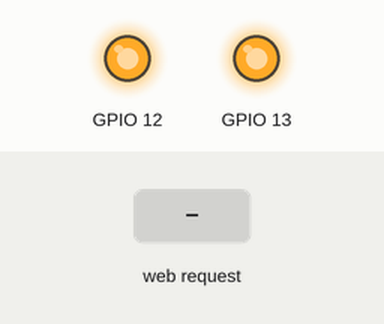
Bench run of a sketch on a simulated ESP8266 (NodeMCU). Shown: output pins drawn as LEDs (lit = HIGH). The test bench sets the inputs (shaded band). WiFi joins after 1.5 s; servers stay silent unless stated; what the sketch prints to the serial monitor is not drawn.

Above: at 2.7 s.
2.8 s: HTTP request GET /LED1_L received
At 4.0 s:
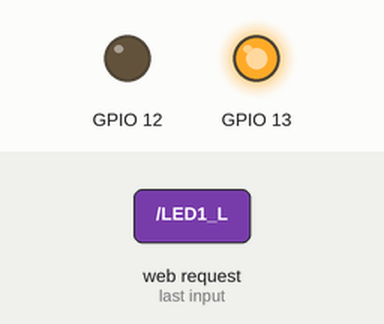
4.3 s: HTTP request GET /LED2_L received
At 5.1 s:
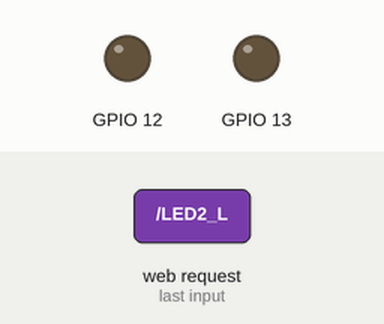
5.8 s: HTTP request GET /LED1_H received
At 6.3 s:
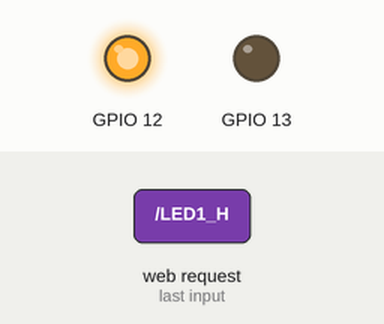
7.3 s: HTTP request GET /LED2_H received
At 8.6 s:
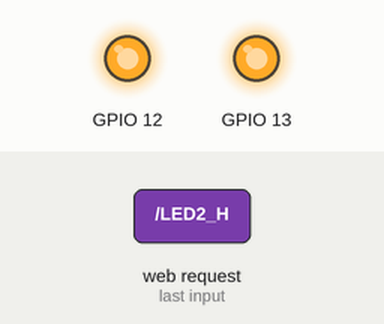
Timing chart, 0 to 9.8 s (numbered marks = the images above; inputs shaded):
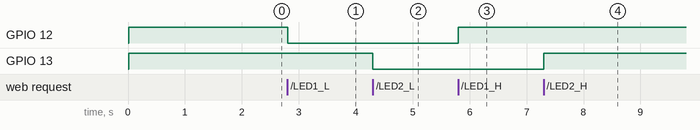

Measured:
- after the input at 2.8 s, GPIO 12: HIGH → LOW at once
- after the input at 4.3 s, GPIO 13: HIGH → LOW at once
- after the input at 5.8 s, GPIO 12: LOW → HIGH at once
- after the input at 7.3 s, GPIO 13: LOW → HIGH at once

The sketch:

20191202.ino
```cpp
#include <ESP8266WiFi.h>
const char* ssid ="Android  Loli";
const char* password ="05130212";

WiFiServer server(80);


void setup() {
  Serial.begin(115200);
  delay(10);

  pinMode(12,OUTPUT);
  pinMode(13,OUTPUT);
  digitalWrite(12,1);
  digitalWrite(13,1);

  Serial.println("");
  Serial.print("連線到");
  Serial.println(ssid);

  WiFi.begin(ssid,password);

  while(WiFi.status()!=WL_CONNECTED){
    delay(500)  ;
    Serial.print(".");
   }
   Serial.println("WiFi 成功");

   server.begin();
    Serial.println("開啟伺服器");

     Serial.print("IP:");
     Serial.print(WiFi.localIP());


}

void loop() {
  // put your main code here, to run repeatedly:
  WiFiClient client = server.available();
  if(!client) return;

  String req=client.readStringUntil('\r');
  Serial.println(req);
  client.flush();

  int val;
  if(req.indexOf("/LED1_L") != -1){
    val=0;
    digitalWrite(12,LOW);
  }
  else if(req.indexOf("/LED1_H") != -1){
    val=1;
    digitalWrite(12,HIGH);
  }
  else if(req.indexOf("/LED2_L") != -1){
    val=2;
    digitalWrite(13,LOW);
  }
  else if(req.indexOf("/LED2_H") != -1){
    val=3;
    digitalWrite(13,HIGH);
  }
  else  {
    Serial.println("invalid request");
    client.stop();
    return;
  }


}
```
